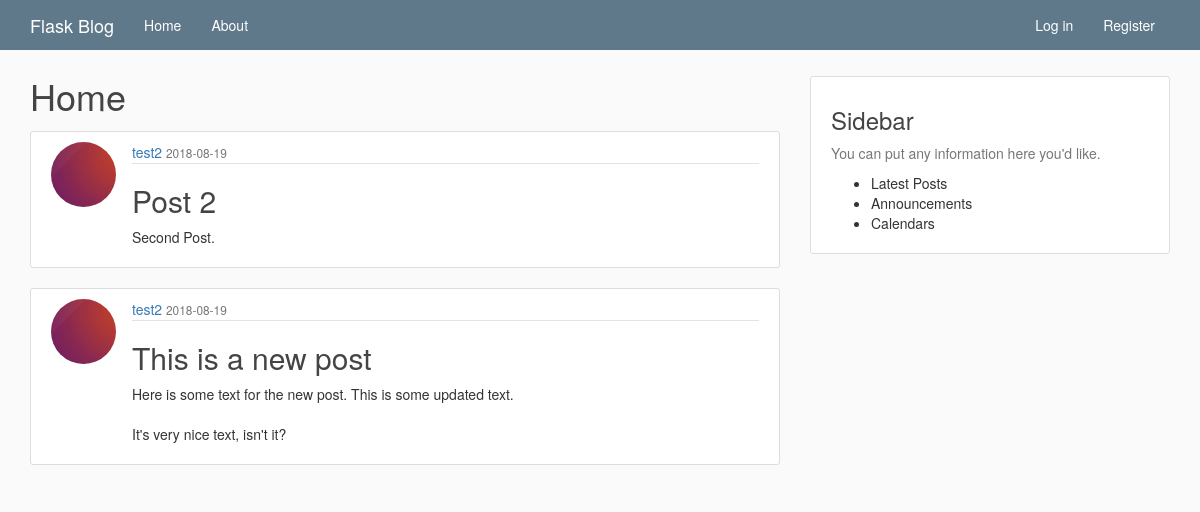
Page /home on the earlier database version.
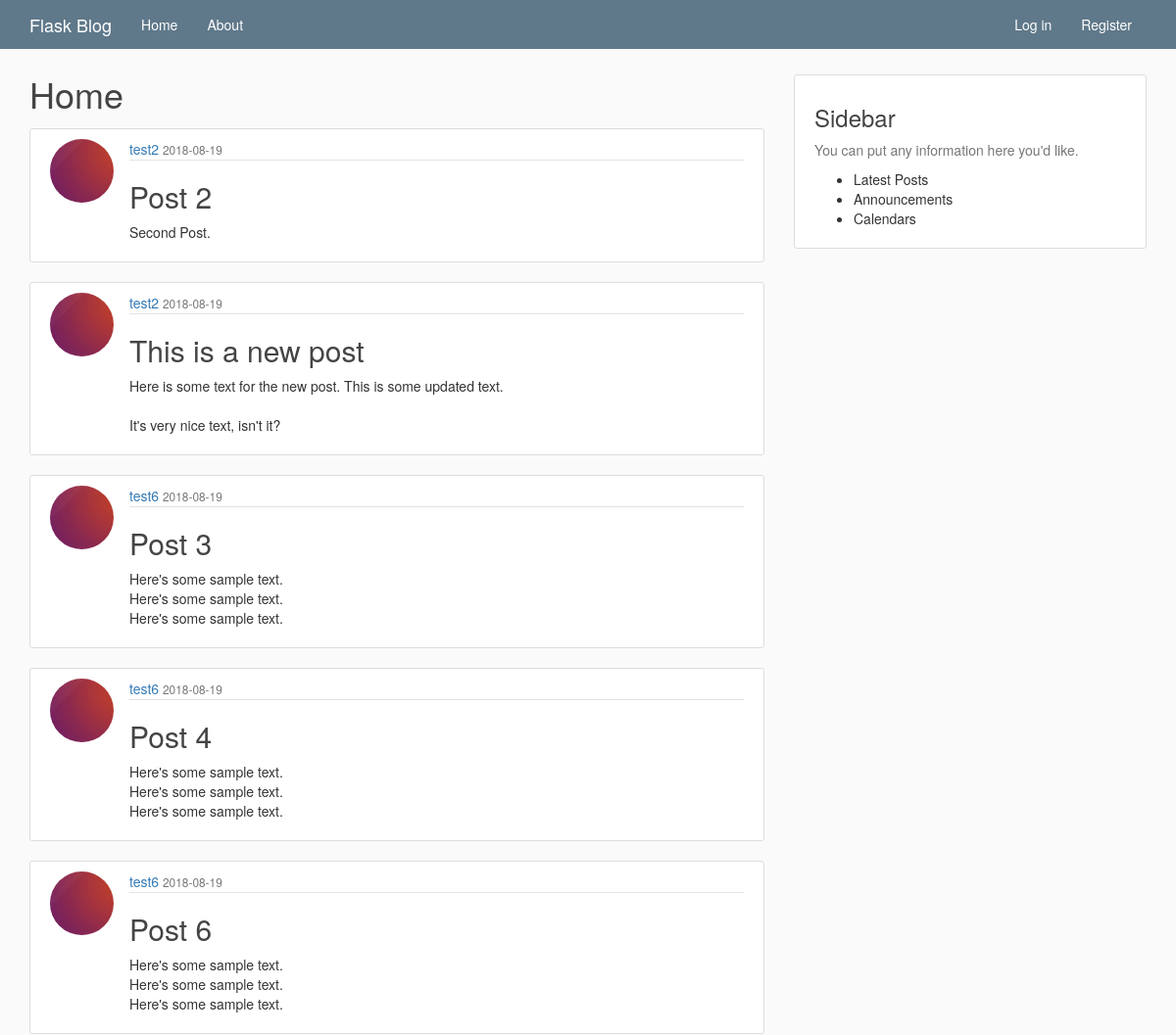
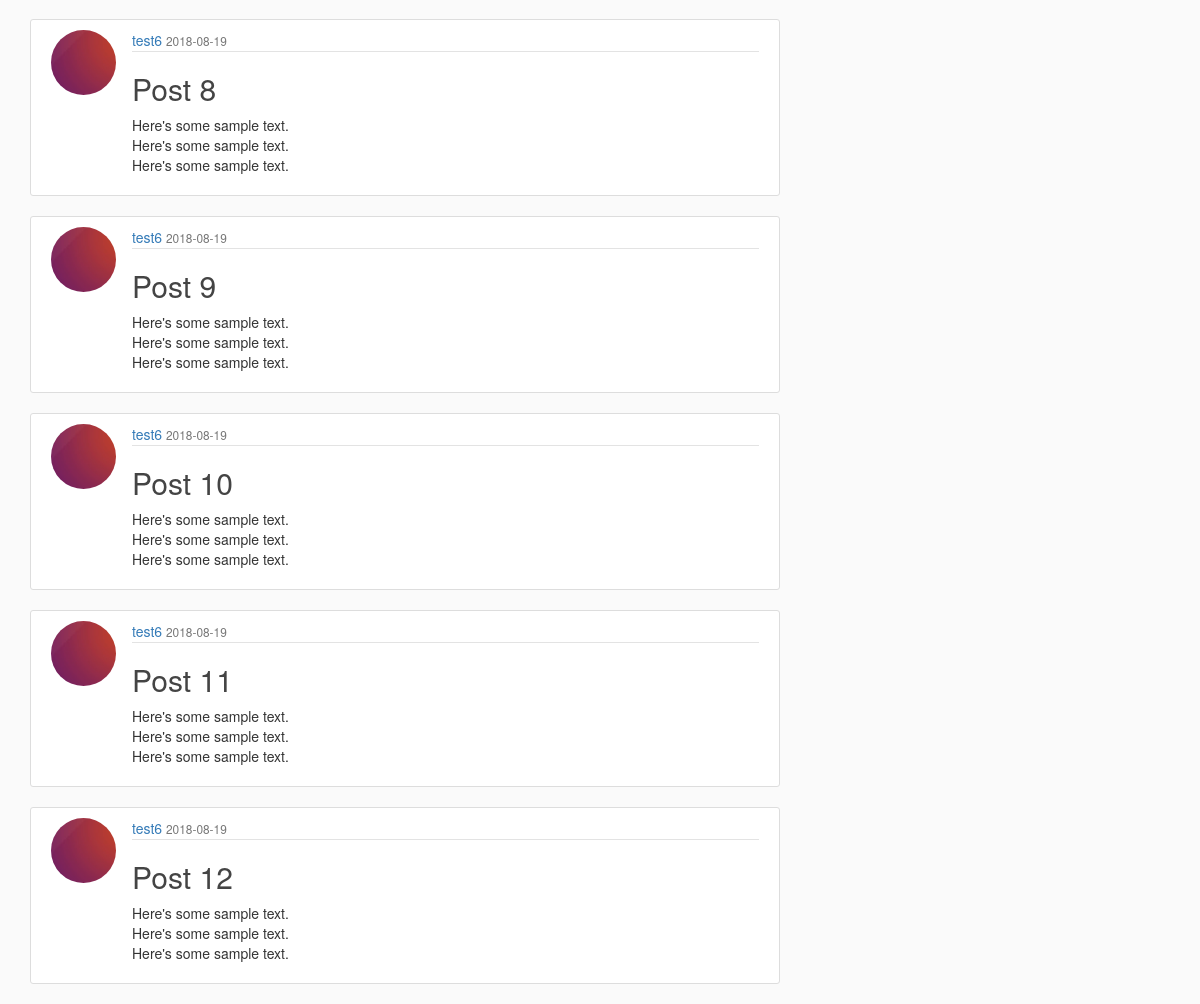
Same page on the later database version (2 pictures, top to bottom).
### flaskblog/models.py (models this page shows, shortened)
class Post(db.Model):
  id = db.Column(
      db.Integer, primary_key=True)
  title = db.Column(
      db.String(100), nullable=False)
  date_posted = db.Column(
      db.DateTime, nullable=False, default=datetime.utcnow)
  content = db.Column(
      db.Text, nullable=False)
  user_id = db.Column(
      db.Integer, db.ForeignKey('user.id'), nullable=False)

class User(db.Model, UserMixin):
  id = db.Column(
      db.Integer, primary_key=True)
  username = db.Column(
      db.String(20), unique=True, nullable=False)
  email = db.Column(
      db.String(120), unique=True, nullable=False)
  image_file = db.Column(
      db.String(20), nullable=False,
      default='default.jpg')  # Store for image hash
  password = db.Column(db.String(60), nullable=False)
  posts = db.relationship('Post', backref='author', lazy=True)

### flaskblog/routes.py (the view)
@app.route('/')
@app.route('/home')  # Second route decorator for multiple redirects
def home():
  posts = Post.query.all()
  return render_template('home.html', posts=posts)

### flaskblog/templates/home.html
{% extends "layout.html" %}
{% block content %}
    <h1>Home</h1>
  {% for post in posts %}
    <article class="media content-section">
      <img src="{{ url_for('static', filename='profile_pics/' + post.author.image_file) }}" class="rounded-circle article-img">
      <div class="media-body">
        <div class="article-metadata">
          <a href="#" class="mr-2">{{ post.author.username }}</a>
          <small class="text-muted">{{ post.date_posted.strftime('%Y-%m-%d') }}</small>
        </div>
        <h2>
          <a href="{{ url_for('post', post_id=post.id) }}" class="article-title">{{ post.title }}</a>
        </h2>
        <p class="article-content">{{ post.content }}</p>
      </div>
    </article>
  {% endfor %}
{% endblock content %}

### flaskblog/templates/layout.html (shortened to what this page needs)
<!DOCTYPE html>
<html lang="en">
  <head>
    <link rel="stylesheet"
      href="https://maxcdn.bootstrapcdn.com/bootstrap/3.3.7/css/bootstrap.min.css"
>
    <link rel="stylesheet" href="{{ url_for('static', filename='main.css') }}">
  </head>
  <body>
    <header class="site-header">
      <nav class="navbar navbar-default fixed-top">
        <div class="container">
          <div class="navbar-header">
            <a class="navbar-brand" href="{{ url_for('home') }}">Flask Blog</a>
          </div>
          <div class="collapse navbar-collapse" id="navbarToggle">
            <ul class="nav navbar-nav">
              <li><a href="{{ url_for('home') }}">Home</a></li>
              <li><a href="{{ url_for('about') }}">About</a></li>
            </ul>
            <ul class="nav navbar-nav navbar-right">
              {% if current_user.is_authenticated %}
                <li><a href="{{ url_for('new_post') }}">New Post</a></li>
                <li><a href="{{ url_for('account') }}">{{ current_user.username }}</a></li>
                <li><a href="{{ url_for('logout') }}">Log out</a></li>
              {% else %}
                <li><a href="{{ url_for('login') }}">Log in</a></li>
                <li><a href="{{ url_for('register') }}">Register</a></li>
              {% endif%}
            </ul>
          </div>
        </div>
      </nav>
    </header>
    <main role="main" class="container">
      <div class="row">
        <div class="col-md-8">
          {% block content %}
          {% endblock content %}
        </div>
        <div class="col-md-4">
          <div class="content-section">
            <h3>Sidebar</h3>
            <p class="text-muted">
              You can put any information here you'd like.
            </p>
            <ul>
              <li>Latest Posts</li>
              <li>Announcements</li>
              <li>Calendars</li>
            </ul>
          </div>
        </div>
      </div>
    </main>
  </body>
</html>

### flaskblog/static/main.css (style rules this page uses)
body { background: #fafafa; color: #333333; margin-top: 7.6rem; }
h1, h2, h3, h4, h5, h6 { color: #444444; }
.navbar { background-color: #5f788a; position: fixed; top: 0; width: 100%; border: 0; border-radius: 0; }
main > .row > .col-md-8 h1 { margin-top: 0; }
.content-section { background: #ffffff; padding: 10px 20px; border: 1px solid #dddddd; border-radius: 3px; margin-bottom: 20px; }
.article-title { color: #444444; }
.article-content { white-space: pre-line; }
.article-img { height: 65px; width: 65px; margin-right: 16px; float: left; }
.rounded-circle { border-radius: 50%; }
.article-metadata { padding-bottom: 1px; margin-bottom: 4px; border-bottom: 1px solid #e3e3e3; }
.navbar-default .navbar-brand, .navbar-default .navbar-nav > li > a { color: #fff; }

Differences in the rows shown:
added Post: image_file (placeholder picture), author.username "test6", date_posted "2018-08-19", title "Post 3", content "Here's some sample text. Here's some sample text. Here's some sample text."
added Post: image_file (placeholder picture), author.username "test6", date_posted "2018-08-19", title "Post 4", content "Here's some sample text. Here's some sample text. Here's some sample text."
added Post: image_file (placeholder picture), author.username "test6", date_posted "2018-08-19", title "Post 6", content "Here's some sample text. Here's some sample text. Here's some sample text."
added Post: image_file (placeholder picture), author.username "test6", date_posted "2018-08-19", title "Post 8", content "Here's some sample text. Here's some sample text. Here's some sample text."
added Post: image_file (placeholder picture), author.username "test6", date_posted "2018-08-19", title "Post 9", content "Here's some sample text. Here's some sample text. Here's some sample text."
added Post: image_file (placeholder picture), author.username "test6", date_posted "2018-08-19", title "Post 10", content "Here's some sample text. Here's some sample text. Here's some sample text."
added Post: image_file (placeholder picture), author.username "test6", date_posted "2018-08-19", title "Post 11", content "Here's some sample text. Here's some sample text. Here's some sample text."
added Post: image_file (placeholder picture), author.username "test6", date_posted "2018-08-19", title "Post 12", content "Here's some sample text. Here's some sample text. Here's some sample text."
